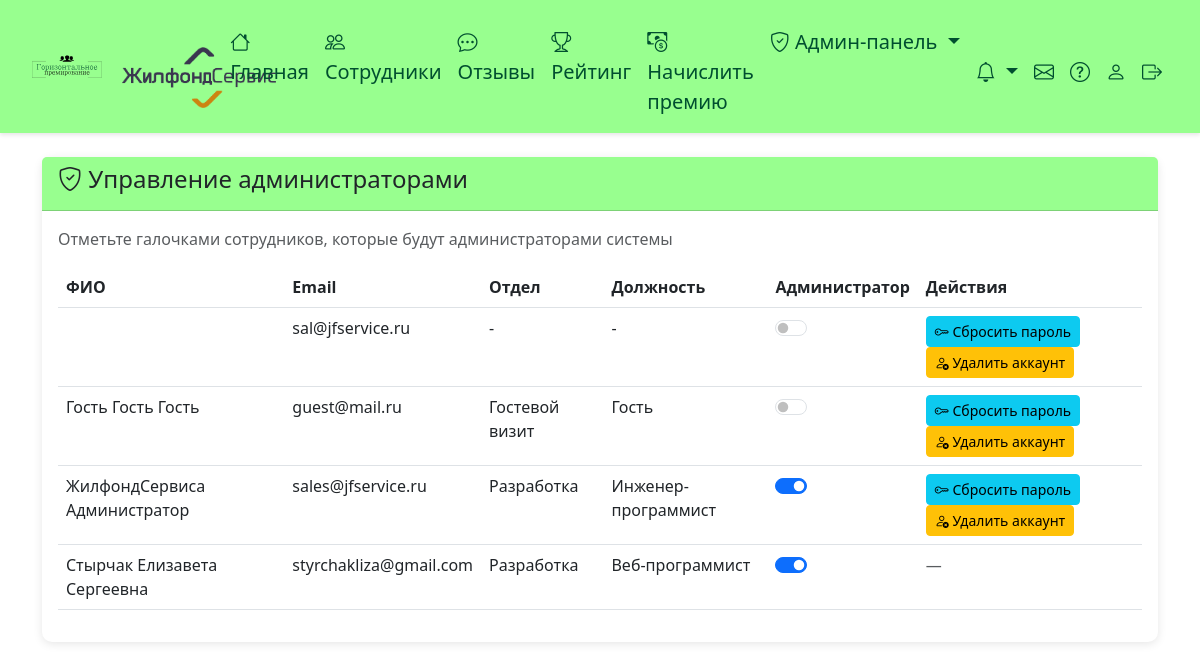
/app-admin/manage-admins/ (signed in), run on the app's committed database.
### employees/models.py (models this page shows, shortened)
class SystemSettings(models.Model):
    monthly_bonus_amount = models.DecimalField(max_digits=10, decimal_places=2, default=1000.00, verbose_name='Сумма бонусных рублей на месяц')
    company_logo = models.ImageField(upload_to='company_logos/', blank=True, null=True, verbose_name='Логотип компании')
    class Meta:
        verbose_name = 'Настройка системы'
        verbose_name_plural = 'Настройки системы'
    @classmethod
    def get_settings(cls):
        settings, created = cls.objects.get_or_create(pk=1)
        return settings

class Employee(AbstractUser):
    GENDER_CHOICES = [
        ('M', 'Мужской'),
        ('F', 'Женский'),
    ]
    phone_regex = RegexValidator(
        regex=r'^\+?1?\d{9,15}$',
        message="Номер телефона должен быть в формате: '+999999999'. До 15 цифр."
    )
    first_name = models.CharField(max_length=150, verbose_name='Имя')
    last_name = models.CharField(max_length=150, verbose_name='Фамилия')
    middle_name = models.CharField(max_length=150, blank=True, verbose_name='Отчество')
    phone = models.CharField(validators=[phone_regex], max_length=17, unique=True, verbose_name='Телефон')
    email = models.EmailField(unique=True, verbose_name='Email')
    birth_date = models.DateField(null=True, blank=True, verbose_name='Дата рождения')
    department = models.ForeignKey(Department, on_delete=models.SET_NULL, null=True, verbose_name='Отдел')
    position = models.ForeignKey(Position, on_delete=models.SET_NULL, null=True, verbose_name='Должность')
    gender = models.CharField(max_length=1, choices=GENDER_CHOICES, null=True, blank=True, verbose_name='Пол')
    photo = models.ImageField(upload_to='photos/', blank=True, null=True, verbose_name='Фото')
    office_start_date = models.DateField(verbose_name='С какого момента в офисе', default=timezone.now)
    data_processing_consent = models.BooleanField(default=False, verbose_name='Согласие на обработку данных')
    monthly_bonus_balance = models.DecimalField(max_digits=10, decimal_places=2, default=1000.00, verbose_name='Баланс бонусных рублей на месяц')
    received_bonus_balance = models.DecimalField(max_digits=10, decimal_places=2, default=0.00, verbose_name='Баланс полученных рублей')
    last_balance_reset = models.DateField(default=date.today, verbose_name='Дата последнего сброса баланса')
    is_admin = models.BooleanField(default=False, verbose_name='Администратор')
    participates_in_bonus = models.BooleanField(default=True, verbose_name='Участвует в системе премирования')
    USERNAME_FIELD = 'email'
    REQUIRED_FIELDS = ['username', 'phone']
    class Meta:
        verbose_name = 'Сотрудник'
        verbose_name_plural = 'Сотрудники'
    def get_full_name(self):
        return f"{self.last_name} {self.first_name} {self.middle_name}".strip()

class Department(models.Model):
    name = models.CharField(max_length=100, verbose_name='Название отдела')
    class Meta:
        verbose_name = 'Отдел'
        verbose_name_plural = 'Отделы'

class Position(models.Model):
    name = models.CharField(max_length=100, verbose_name='Название должности')
    department = models.ForeignKey(Department, on_delete=models.CASCADE, verbose_name='Отдел', related_name='positions', null=True, blank=True)
    class Meta:
        verbose_name = 'Должность'
        verbose_name_plural = 'Должности'

### employees/views.py (the view, shortened to what this page needs)
# urls.py: path('app-admin/manage-admins/', views.admin_manage_admins_view, name='admin_manage_admins'),
@login_required
def admin_manage_admins_view(request):
    if not request.user.is_admin:
        messages.error(request, 'У вас нет прав доступа')
        return redirect('home')
    employees = Employee.objects.select_related('department', 'position').all().order_by('last_name', 'first_name')
    context = {
        'employees': employees,
    }
    return render(request, 'employees/admin_manage_admins.html', context)

### employees/context_processors.py (called while the page is built)
def notifications_count(request):
    if request.user.is_authenticated:
        unread_count = Notification.objects.filter(user=request.user, is_read=False).count()
        notifications = Notification.objects.filter(user=request.user).order_by('-created_at')[:10]
        new_support_requests_count = 0
        if request.user.is_admin:
            new_support_requests_count = SupportRequest.objects.filter(status=SupportRequest.STATUS_NEW).count()
        return {
            'unread_notifications_count': unread_count,
            'notifications_list': notifications,
            'new_support_requests_count': new_support_requests_count,
        }
    return {
        'unread_notifications_count': 0,
        'notifications_list': [],
        'new_support_requests_count': 0,
    }

### employees/templatetags/employees_tags.py (called while the page is built)
@register.simple_tag
def get_system_settings():
    return SystemSettings.get_settings()

### templates/employees/admin_manage_admins.html (shortened to what this page needs)
{% extends 'base.html' %}
{% block content %}
<div class="card">
    <div class="card-header">
        <h4><i class="bi bi-shield-check"></i> Управление администраторами</h4>
    </div>
    <div class="card-body">
        <p class="text-muted">Отметьте галочками сотрудников, которые будут администраторами системы</p>
        <div class="table-responsive">
            <table class="table">
                <thead>
                    <tr>
                        <th>ФИО</th>
                        <th>Email</th>
                        <th>Отдел</th>
                        <th>Должность</th>
                        <th>Администратор</th>
                        <th>Действия</th>
                    </tr>
                </thead>
                <tbody>
                    {% for employee in employees %}
                    <tr>
                        <td>{{ employee.get_full_name }}</td>
                        <td>{{ employee.email }}</td>
                        <td>{% if employee.department %}{{ employee.department.name }}{% else %}-{% endif %}</td>
                        <td>{% if employee.position %}{{ employee.position.name }}{% else %}-{% endif %}</td>
                        <td>
                            <div class="form-check form-switch">
                                <input class="form-check-input admin-toggle"
                                       type="checkbox"
                                       data-employee-id="{{ employee.id }}"
                                       {% if employee.is_admin %}checked{% endif %}>
                            </div>
                        </td>
                        <td>
                            {% if employee.id != user.id %}
                            <form method="post" action="{% url 'admin_user_reset_password' employee.id %}" class="d-inline">
                                <button type="submit" class="btn btn-sm btn-info" onclick="return confirm('Сбросить пароль и сгенерировать временный?')">
                                    <i class="bi bi-key"></i> Сбросить пароль
                                </button>
                            </form>
                            <a href="{% url 'admin_user_delete' employee.id %}?next={% url 'admin_manage_admins' %}" class="btn btn-sm btn-warning" onclick="return confirm('Удалить учётную запись? Сотрудник останется в справочнике.')">
                                <i class="bi bi-person-x"></i> Удалить аккаунт
                            </a>
                            {% else %}
                            <span class="text-muted">—</span>
                            {% endif %}
                        </td>
                    </tr>
                    {% endfor %}
                </tbody>
            </table>
        </div>
    </div>
</div>
{% endblock %}

### templates/base.html (shortened to what this page needs)
<!DOCTYPE html>
<html lang="ru">
<head>
    <link href="https://cdn.jsdelivr.net/npm/bootstrap@5.3.0/dist/css/bootstrap.min.css" rel="stylesheet">
    <link rel="stylesheet" href="https://cdn.jsdelivr.net/npm/bootstrap-icons@1.11.0/font/bootstrap-icons.css">
</head>
<body>
    {% if user.is_authenticated %}
    <nav class="navbar navbar-expand-lg navbar-dark">
        <div class="container-fluid">
            <a class="navbar-brand" href="{% url 'home' %}" style="margin-left: 20px;">
                <div style="display: flex; align-items: center; gap: 10px; ">
                <img src="/media/logo1.svg" width="40%" style="vertical-align: middle; ">
                {% load static %}
                {% load employees_tags %}
                {% get_system_settings as settings %}
                {% if settings.company_logo %}
                    <img src="{{ settings.company_logo.url }}" height="61" style="margin-left: 10px; vertical-align: middle; margin-top: 23px;">
                {% endif %}
                </div>
            </a>
            <div class="collapse navbar-collapse" id="navbarNav">
                <ul class="navbar-nav me-auto">
                    <li class="nav-item">
                        <a class="nav-link" href="{% url 'home' %}"><i class="bi bi-house"></i> Главная</a>
                    </li>
                    <li class="nav-item">
                        <a class="nav-link" href="{% url 'employees_list' %}"><i class="bi bi-people"></i> Сотрудники</a>
                    </li>
                    <li class="nav-item">
                        <a class="nav-link" href="{% url 'reviews_list' %}"><i class="bi bi-chat-dots"></i> Отзывы</a>
                    </li>
                    <li class="nav-item">
                        <a class="nav-link" href="{% url 'rating' %}"><i class="bi bi-trophy"></i> Рейтинг</a>
                    </li>
                    {% if user.participates_in_bonus %}
                    <li class="nav-item">
                        <a class="nav-link" href="{% url 'bonus_transfer' %}"><i class="bi bi-cash-coin"></i> Начислить премию</a>
                    </li>
                    {% endif %}
                    {% if user.is_admin %}
                    <li class="nav-item dropdown">
                        <a class="nav-link dropdown-toggle" href="#" id="adminDropdown" role="button" data-bs-toggle="dropdown">
                            <i class="bi bi-shield-check"></i> Админ-панель
                        </a>
                    </li>
                    {% endif %}
                </ul>
                <ul class="navbar-nav">
                    <li class="nav-item dropdown">
                        <a class="nav-link dropdown-toggle position-relative" href="#" id="notificationsDropdown" role="button" data-bs-toggle="dropdown" aria-expanded="false">
                            <i class="bi bi-bell"></i>
                        </a>
                    </li>
                    <li class="nav-item">
                        {% if user.is_admin %}
                        <a class="nav-link position-relative" href="{% url 'admin_support_requests' %}" title="Обращения сотрудников">
                            <i class="bi bi-envelope"></i>
                        </a>
                        {% endif %}
                    </li>
                    <li class="nav-item">
                        {% if user.is_admin %}
                        <a class="nav-link" href="/media/Instruction_admin.pdf" target="_blank" title="Инструкция для администратора">
                            <i class="bi bi-question-circle"></i>
                        </a>
                        {% else %}
                        <a class="nav-link" href="{% url 'support_help' %}" title="Инструкция и обращения в поддержку">
                            <i class="bi bi-question-circle"></i>
                        </a>
                        {% endif %}
                    </li>
                    <li class="nav-item">
                        <a class="nav-link" href="{% url 'profile' %}" ><i class="bi bi-person"></i> </a>
                    </li>
                    <li class="nav-item">
                        <a class="nav-link" href="{% url 'logout' %}" style="margin-right: 20px;"><i class="bi bi-box-arrow-right"></i> </a>
                    </li>
                </ul>
            </div>
        </div>
    </nav>
    {% endif %}
    <div class="{% block content_container_class %}container{% endblock %} mt-4">
        {% block content %}{% endblock %}
    </div>
</body>
</html>

### templates/base.html (style rules this page uses)
body { background-image: #fff; }
.navbar { background: linear-gradient(rgba(152, 255, 143, 1), rgba(152, 255, 143, 1) 100%, rgba(173, 250, 166, 1) 0%); box-shadow: 0 2px 4px rgba(0,0,0,0.1); position: sticky; top: 0; z-index: 1000; }
body { padding-top: 0; }
.navbar-brand, .nav-link { color: rgba(0, 79, 47, 1) !important; padding-top: 3px; border: 3px; }
.nav-item { font-size: 20px; color: rgba(0, 79, 47, 1); font-weight: medium; margin-top: 16px; }
.card { border: none; border-radius: 10px; box-shadow: 0 2px 10px rgba(0,0,0,0.1); margin-bottom: 20px; }
.card-header { background: linear-gradient(rgba(152, 255, 143, 1), rgba(152, 255, 143, 1) 100%, rgba(173, 250, 166, 1) 0%); color: rgba(0, 79, 47, 1) border-radius: 10px 10px 0 0 !important; }

### data on the page
SystemSettings: company_logo (picture)
Employee: email "sal@jfservice.ru", shows "Сбросить пароль"
Employee: get_full_name "Гость Гость Гость", email "guest@mail.ru", department.name "Гостевой визит", position.name "Гость", shows "Сбросить пароль"
Employee: get_full_name "ЖилфондСервиса Администратор", email "sales@jfservice.ru", department.name "Разработка", position.name "Инженер-программист", is_admin "☑", shows "Сбросить пароль"
Employee: get_full_name "Стырчак Елизавета Сергеевна", email "styrchakliza@gmail.com", department.name "Разработка", position.name "Веб-программист", is_admin "☑"
